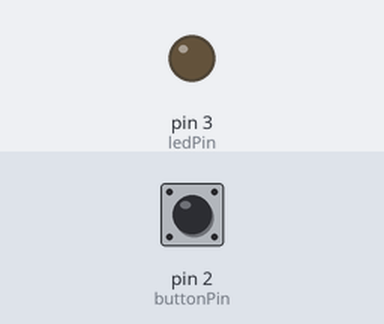
The sketch below on a simulated Arduino Uno, built with avr-gcc and run on an emulated ATmega328P. Parts: output pins drawn as LEDs (lit = HIGH). The test bench sets the inputs (shaded band); at power-on: pin 2 (buttonPin) HIGH.

Above: at 1.2 s.
1.3 s: pin 2 (buttonPin) pulled LOW for 0.15 s
At 1.37 s:
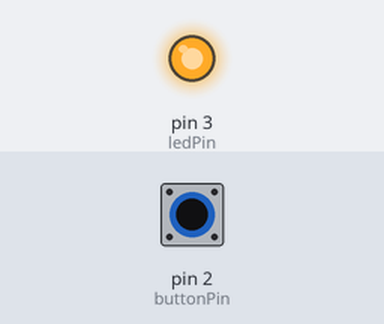
2.9 s: pin 2 (buttonPin) pulled LOW for 3.2 s
At 7.2 s:
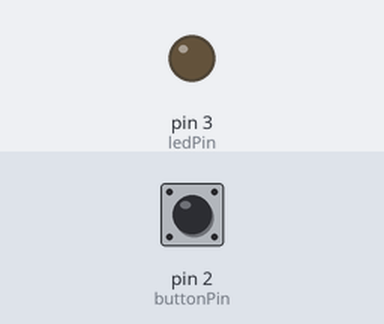
Timing chart, 0 to 8.7 s (numbered marks = the images above; inputs shaded):
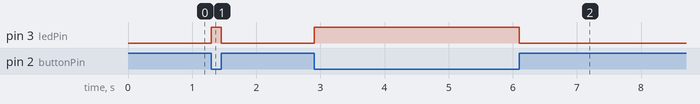

Measured:
- after the input at 1.3 s, pin 3 (ledPin): LOW → HIGH at once, → LOW 0.15 s later
- after the input at 2.9 s, pin 3 (ledPin): LOW → HIGH at once, → LOW 3.2 s later

The sketch:

led-button-blink.ino
```cpp
int ledPin = 3;
int buttonPin = 2;
void setup() {
  // put your setup code here, to run once:
  pinMode(ledPin, OUTPUT);
  pinMode(buttonPin, INPUT_PULLUP);  // Enable pull up resistor
}

void loop() {
  // put your main code here, to run repeatedly:
  volatile int buttonState = digitalRead(buttonPin);
  if (buttonState == LOW) {
    digitalWrite(ledPin, HIGH);  // As due to pull by when we press button it will be logic 0 or low state.
  } else {
    digitalWrite(ledPin, LOW);
  }
}
```
